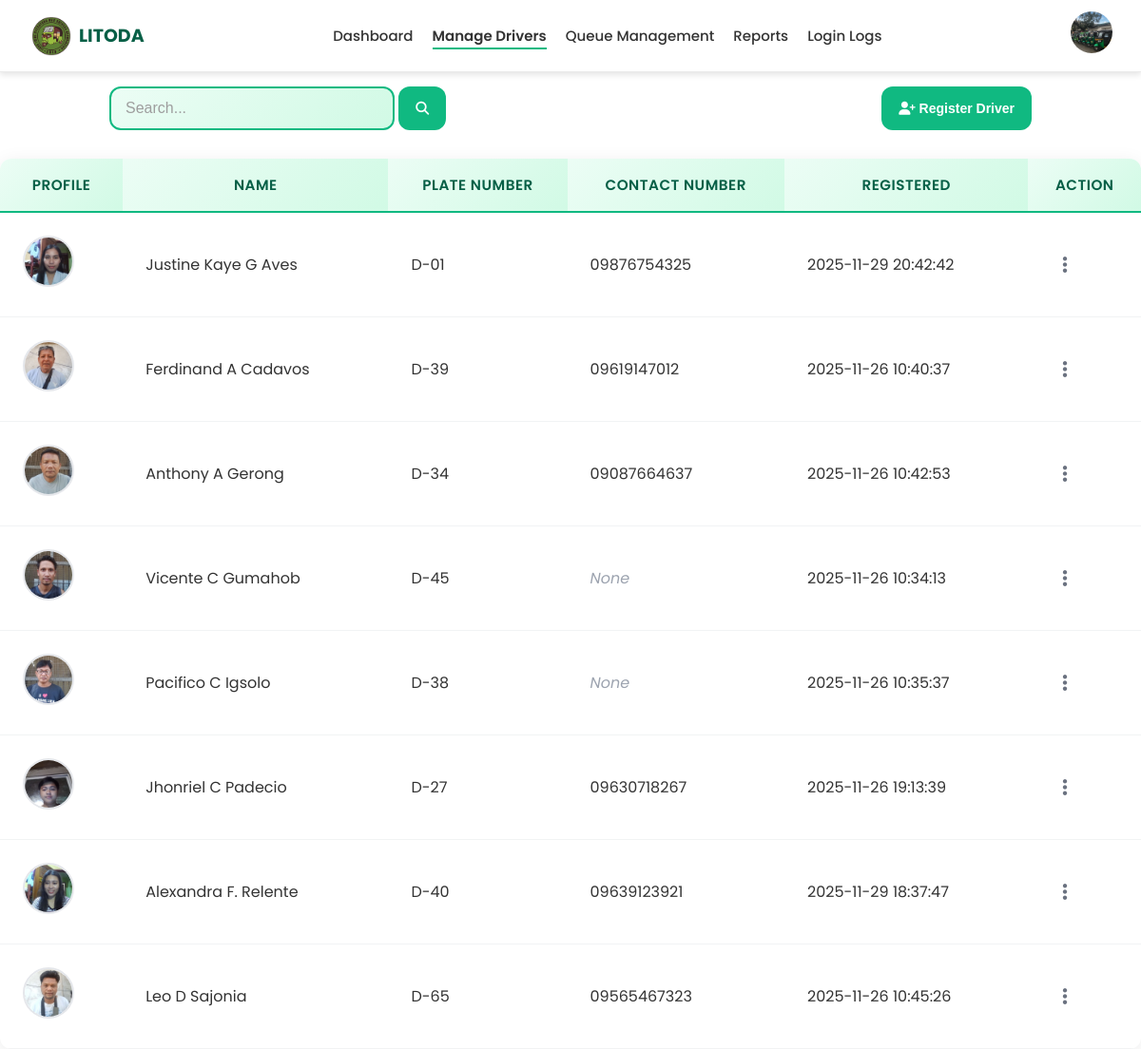
Screenshot of /pages/manage-drivers/managedrivers.php (signed in) with the database file from the repository.
### tables this page shows
CREATE TABLE `drivers` (
  `id` int(11) NOT NULL,
  `firstname` varchar(255) DEFAULT NULL,
  `middlename` varchar(255) DEFAULT NULL,
  `lastname` varchar(255) DEFAULT NULL,
  `tricycle_number` varchar(255) DEFAULT NULL,
  `registered_at` timestamp NOT NULL DEFAULT current_timestamp(),
  `contact_no` varchar(255) DEFAULT NULL,
  `profile_pic` varchar(255) DEFAULT NULL
);

### pages/manage-drivers/managedrivers.php (the view, shortened to what this page needs)
<?php
include '../../database/db.php';
$limit = 10;
$page = isset($_GET['page']) ? (int)$_GET['page'] : 1;
$offset = ($page - 1) * $limit;
$search = isset($_GET['search']) ? trim($_GET['search']) : '';
$whereClause = '';
$sql = "SELECT * FROM drivers $whereClause
        ORDER BY lastname ASC, firstname ASC
        LIMIT $limit OFFSET $offset";
$result = $conn->query($sql);
?>
<!DOCTYPE html>
<html lang="en">
<head>
    <link rel="stylesheet" href="../../assets/css/navbar/navbar.css">
    <link rel="stylesheet" href="../../assets/css/manage-drivers/managedriver.css">
</head>
<body>
    <?php include('../../assets/components/navbar.php'); ?>
    <div class="container">
        <div class="row">
            <div class="search-section">
                <form action="managedrivers.php" method="get">
                    <input type="text" class="search-input" placeholder="Search..." name="search" value="<?= htmlspecialchars($search) ?>">
                    <button class="page-btn" type="submit"><i class="fa-solid fa-magnifying-glass"></i></button>
                </form>
            </div>
            <div class="add-drivers-section">
                <button class="page-btn" id="openModal"><i class="fa-solid fa-user-plus"></i> Register Driver</button>
            </div>
        </div>
        <table>
            <tr>
                <th>Profile</th>
                <th>Name</th>
                <th>Plate Number</th>
                <th>Contact Number</th>
                <th>Registered</th>
                <th>Action</th>
            </tr>
            <tbody>
                <?php if ($result->num_rows > 0): ?>
                    <?php while($row = $result->fetch_assoc()): ?>
                        <tr>
                            <td>
                                <?php
                                $profile_pic_path = !empty($row['profile_pic']) ? '../../' . $row['profile_pic'] : '';
                                if(!empty($profile_pic_path) && file_exists($profile_pic_path) && is_file($profile_pic_path)): ?>
                                    <img src="<?= htmlspecialchars($profile_pic_path) ?>"
                                        alt="<?= htmlspecialchars($row['firstname'].' '.$row['lastname']) ?>"
                                        style="width:50px; height:50px; border-radius:50%; object-fit:cover; border:2px solid #e5e7eb;">
                                <?php endif; ?>
                            </td>
                            <td><?= htmlspecialchars($row['firstname'].' '.$row['middlename'].' '.$row['lastname']) ?></td>
                            <td><?= htmlspecialchars($row['tricycle_number']) ?></td>
                            <td>
                                <?php
                                echo !empty($row['contact_no']) && trim($row['contact_no']) !== ''
                                    ? htmlspecialchars($row['contact_no'])
                                    : '<span style="color: #9ca3af; font-style: italic;">None</span>';
                                ?>
                            </td>
                            <td><?= htmlspecialchars($row['registered_at']) ?></td>
                            <td>
                                <div class="action-menu-container">
                                    <button class="action-menu-btn" onclick="toggleActionMenu(event, this)">
                                        <i class="fa-solid fa-ellipsis-vertical"></i>
                                    </button>
                                </div>
                            </td>
                        </tr>
                    <?php endwhile; ?>
                <?php else: ?>
                    <tr><td colspan="6" style="text-align:center;">No drivers found</td></tr>
                <?php endif; ?>
            </tbody>
        </table>
    </div>
</body>
</html>

### assets/components/navbar.php (shortened to what this page needs)
<?php
include '../../database/db.php';
$adminId = $_SESSION['admin_id'] ?? null;
$admin = [
    'firstname'   => '',
    'lastname'    => '',
    'username'    => '',
    'profile_pic' => 'uploads/default.png'
];
if ($adminId) {
    $stmt = $conn->prepare("SELECT firstname, lastname, username, profile_pic FROM admins WHERE id = ?");
    if ($stmt) {
        $stmt->bind_param("i", $adminId);
        $stmt->execute();
        $resultObj = $stmt->get_result();
        if ($resultObj && $resultObj->num_rows > 0) {
            $row = $resultObj->fetch_assoc();
            if ($row) {
                $admin['firstname']   = $row['firstname'] ?? '';
                $admin['lastname']    = $row['lastname'] ?? '';
                $admin['username']    = $row['username'] ?? '';
                $admin['profile_pic'] = $row['profile_pic'] ?: 'uploads/default.png';
            }
        }
    }
}
$profilePicPath = "../../assets/" . ltrim($admin['profile_pic'], '/');
$currentPage = basename($_SERVER['PHP_SELF']);
?>
<nav class="navbar">
  <div class="navbar-container">
    <div class="navbar-logo">
      <img src="../../assets/images/logo1.png" alt="LITODA" class="logo-img">
      <span class="logo-text">LITODA</span>
    </div>
    <ul class="navbar-links">
      <li><a href="../../pages/dashboard/dashboard.php" class="<?php echo ($currentPage == 'dashboard.php') ? 'active' : ''; ?>">Dashboard</a></li>
      <li><a href="../../pages/manage-drivers/managedrivers.php" class="<?php echo ($currentPage == 'managedrivers.php') ? 'active' : ''; ?>">Manage Drivers</a></li>
      <li><a href="../../pages/queue-management/qm.php" class="<?php echo ($currentPage == 'qm.php') ? 'active' : ''; ?>">Queue Management</a></li>
      <li><a href="../../pages/reports/reports.php" class="<?php echo ($currentPage == 'reports.php') ? 'active' : ''; ?>">Reports</a></li>
      <li><a href="#" onclick="openLoginLogsModal(); return false;" class="login-logs-link">Login Logs</a></li>
    </ul>
    <div class="navbar-profile">
      <img src="<?php echo htmlspecialchars($profilePicPath); ?>" class="profile-pic" id="profileDropdownBtn">
    </div>
  </div>
</nav>

### assets/css/navbar/navbar.css (style rules this page uses)
body { margin: 0; font-family: "Poppins", sans-serif; }
.navbar { background: #ffffff; border-bottom: 1px solid #eaeaea; padding: 0.75rem 2rem; position: sticky; top: 0; z-index: 1000; }
.navbar-container { display: flex; align-items: center; justify-content: space-between; max-width: 1200px; margin: 0 auto; }
.navbar-logo { font-size: 1.5rem; font-weight: 700; color: #065f46; font-family: "Poppins"; }

### assets/css/manage-drivers/managedriver.css (style rules this page uses)
table { width: 100%; max-width: 1200px; margin: 0 auto; background: white; border-radius: 12px; overflow: hidden; box-shadow: 0 4px 20px rgba(0,0,0,0.08); border-collapse: collapse; }
th { background: linear-gradient(135deg, #ecfdf5 0%, #d1fae5 100%); padding: 1rem; text-align: center; color: #065f46; font-weight: 600; font-size: 0.95rem; text-transform: uppercase; letter-spacing: 0.5px; border-bottom: 2px solid #10b981; }
td { padding: 24px; border-bottom: 1px solid #f1f3f4; color: #333; }
.row { padding: 15px; margin: 0px 100px 0px 100px; display: flex; justify-content: space-between; margin-bottom: 15px; }
.search-input { width: 300px; padding: 12px 15px; border-radius: 12px; font-size: 16px; border: 2px solid #10b981; transition: all 0.3s ease; outline: none; box-sizing: border-box; background: linear-gradient(135deg, #ecfdf5 0%, #d1fae5 100%); }
.search-input::placeholder { color: #9e9e9e; }
.page-btn { background: #10b981; color: white; padding: 15px 18px; border: none; border-radius: 12px; font-size: 14px; font-weight: 600; cursor: pointer; transition: all 0.3s ease; outline: none; }
.action-menu-container { position: relative; display: inline-block; }
.action-menu-btn { background: transparent; border: none; cursor: pointer; padding: 8px 12px; border-radius: 8px; color: #6b7280; font-size: 20px; transition: all 0.3s ease; display: flex; align-items: center; justify-content: center; }

### assets/components/navbar.php (style rules this page uses)
.navbar { background: #fff; padding: 10px 25px; display: flex; justify-content: space-between; align-items: center; box-shadow: 0 3px 6px rgba(0,0,0,0.1); position: relative; z-index: 100; }
.navbar-container { display: flex; width: 100%; justify-content: space-between; align-items: center; }
.logo-img { height: 50px; margin-right: 5px; }
.logo-text { font-weight: 700; font-size: 20px; }
.navbar-logo { display: flex; align-items: center; }
.navbar-links { list-style: none; display: flex; gap: 25px; margin: 0; padding: 0; }
.navbar-links a { color: #333; text-decoration: none; font-weight: 500; position: relative; transition: color 0.3s ease; }
.navbar-links a::after { content: ""; position: absolute; width: 0; height: 2px; bottom: -4px; left: 0; background-color: #10b981; transition: width 0.3s ease; }
.navbar-links a:hover::after, .navbar-links a.active::after { width: 100%; }
.navbar-links a.active { color: #333; font-weight: 600; }
.navbar-links a.login-logs-link { color: #333; font-weight: 500; }
.navbar-profile { position: relative; }
.profile-pic { width: 45px; height: 45px; border-radius: 50%; cursor: pointer; object-fit: cover; }
@media screen and (min-width: 1024px) and (max-width: 1366px) { .navbar { padding: 12px 30px; } }
@media screen and (min-width: 1024px) and (max-width: 1366px) { .logo-img { height: 48px; } }
@media screen and (min-width: 1024px) and (max-width: 1366px) { .logo-text { font-size: 19px; } }
@media screen and (min-width: 1024px) and (max-width: 1366px) { .navbar-links { gap: 20px; } }
@media screen and (min-width: 1024px) and (max-width: 1366px) { .navbar-links a { font-size: 15px; } }
@media screen and (min-width: 1024px) and (max-width: 1366px) { .profile-pic { width: 44px; height: 44px; } }

### rows the page displays
drivers: profile_pic+firstname+lastname (picture), firstname+middlename+lastname "Justine Kaye G Aves", tricycle_number "D-01", contact_no "09876754325", registered_at "2025-11-29 20:42:42"
drivers: profile_pic+firstname+lastname (picture), firstname+middlename+lastname "Ferdinand A Cadavos", tricycle_number "D-39", contact_no "09619147012", registered_at "2025-11-26 10:40:37"
drivers: profile_pic+firstname+lastname (picture), firstname+middlename+lastname "Anthony A Gerong", tricycle_number "D-34", contact_no "09087664637", registered_at "2025-11-26 10:42:53"
drivers: profile_pic+firstname+lastname (picture), firstname+middlename+lastname "Vicente C Gumahob", tricycle_number "D-45", contact_no "None", registered_at "2025-11-26 10:34:13"
drivers: profile_pic+firstname+lastname (picture), firstname+middlename+lastname "Pacifico C Igsolo", tricycle_number "D-38", contact_no "None", registered_at "2025-11-26 10:35:37"
drivers: profile_pic+firstname+lastname (picture), firstname+middlename+lastname "Jhonriel C Padecio", tricycle_number "D-27", contact_no "09630718267", registered_at "2025-11-26 19:13:39"
drivers: profile_pic+firstname+lastname (picture), firstname+middlename+lastname "Alexandra F. Relente", tricycle_number "D-40", contact_no "09639123921", registered_at "2025-11-29 18:37:47"
drivers: profile_pic+firstname+lastname (picture), firstname+middlename+lastname "Leo D Sajonia", tricycle_number "D-65", contact_no "09565467323", registered_at "2025-11-26 10:45:26"
